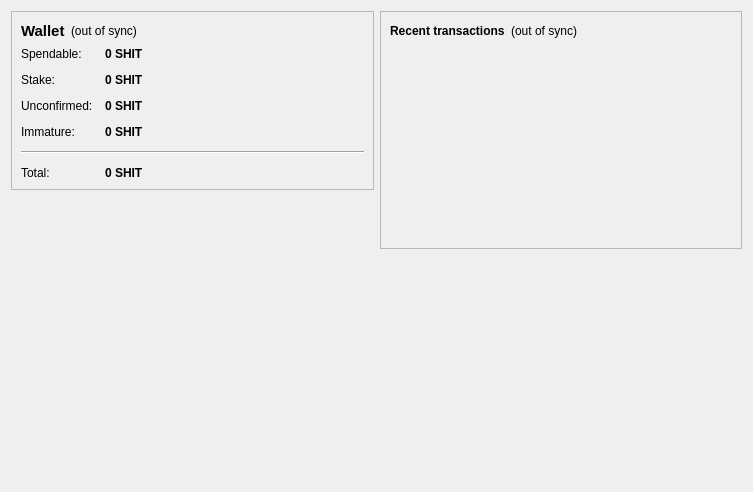
<?xml version="1.0" encoding="UTF-8"?>
<ui version="4.0">
 <class>OverviewPage</class>
 <widget class="QWidget" name="OverviewPage">
  <property name="geometry">
   <rect>
    <x>0</x>
    <y>0</y>
    <width>753</width>
    <height>492</height>
   </rect>
  </property>
  <property name="windowTitle">
   <string>Form</string>
  </property>
  <layout class="QHBoxLayout" name="horizontalLayout" stretch="1,1">
   <item>
    <layout class="QVBoxLayout" name="verticalLayout_2">
     <item>
      <widget class="QFrame" name="frame">
       <property name="frameShape">
        <enum>QFrame::StyledPanel</enum>
       </property>
       <property name="frameShadow">
        <enum>QFrame::Raised</enum>
       </property>
       <layout class="QVBoxLayout" name="verticalLayout_4">
        <item>
         <layout class="QHBoxLayout" name="horizontalLayout_4">
          <item>
           <widget class="QLabel" name="label_5">
            <property name="font">
             <font>
              <pointsize>11</pointsize>
              <weight>75</weight>
              <bold>true</bold>
             </font>
            </property>
            <property name="text">
             <string>Wallet</string>
            </property>
           </widget>
          </item>
          <item>
           <widget class="QLabel" name="labelWalletStatus">
            <property name="toolTip">
             <string>The displayed information may be out of date. Your wallet automatically synchronizes with the shitcoin network after a connection is established, but this process has not completed yet.</string>
            </property>
            <property name="styleSheet">
             <string notr="true"/>
            </property>
            <property name="text">
             <string notr="true">(out of sync)</string>
            </property>
            <property name="alignment">
             <set>Qt::AlignLeading|Qt::AlignLeft|Qt::AlignVCenter</set>
            </property>
           </widget>
          </item>
          <item>
           <spacer name="horizontalSpacer_2">
            <property name="orientation">
             <enum>Qt::Horizontal</enum>
            </property>
            <property name="sizeHint" stdset="0">
             <size>
              <width>40</width>
              <height>20</height>
             </size>
            </property>
           </spacer>
          </item>
         </layout>
        </item>
        <item>
         <layout class="QFormLayout" name="formLayout_2">
          <property name="fieldGrowthPolicy">
           <enum>QFormLayout::AllNonFixedFieldsGrow</enum>
          </property>
          <property name="horizontalSpacing">
           <number>12</number>
          </property>
          <property name="verticalSpacing">
           <number>12</number>
          </property>
          <item row="0" column="0">
           <widget class="QLabel" name="label">
            <property name="text">
             <string>Spendable:</string>
            </property>
           </widget>
          </item>
          <item row="0" column="1">
           <widget class="QLabel" name="labelBalance">
            <property name="font">
             <font>
              <weight>75</weight>
              <bold>true</bold>
             </font>
            </property>
            <property name="cursor">
             <cursorShape>IBeamCursor</cursorShape>
            </property>
            <property name="toolTip">
             <string>Your current spendable balance</string>
            </property>
            <property name="text">
             <string notr="true">0 SHIT</string>
            </property>
            <property name="textInteractionFlags">
             <set>Qt::LinksAccessibleByMouse|Qt::TextSelectableByKeyboard|Qt::TextSelectableByMouse</set>
            </property>
           </widget>
          </item>
          <item row="1" column="0">
           <widget class="QLabel" name="label_6">
            <property name="text">
             <string>Stake:</string>
            </property>
           </widget>
          </item>
          <item row="1" column="1">
           <widget class="QLabel" name="labelStake">
            <property name="font">
             <font>
              <weight>75</weight>
              <bold>true</bold>
             </font>
            </property>
            <property name="cursor">
             <cursorShape>IBeamCursor</cursorShape>
            </property>
            <property name="toolTip">
             <string>Total of coins that was staked, and do not yet count toward the current balance</string>
            </property>
            <property name="text">
             <string notr="true">0 SHIT</string>
            </property>
            <property name="textInteractionFlags">
             <set>Qt::LinksAccessibleByMouse|Qt::TextSelectableByKeyboard|Qt::TextSelectableByMouse</set>
            </property>
           </widget>
          </item>
          <item row="2" column="0">
           <widget class="QLabel" name="label_3">
            <property name="text">
             <string>Unconfirmed:</string>
            </property>
           </widget>
          </item>
          <item row="2" column="1">
           <widget class="QLabel" name="labelUnconfirmed">
            <property name="font">
             <font>
              <weight>75</weight>
              <bold>true</bold>
             </font>
            </property>
            <property name="cursor">
             <cursorShape>IBeamCursor</cursorShape>
            </property>
            <property name="toolTip">
             <string>Total of transactions that have yet to be confirmed, and do not yet count toward the current balance</string>
            </property>
            <property name="text">
             <string notr="true">0 SHIT</string>
            </property>
            <property name="textInteractionFlags">
             <set>Qt::LinksAccessibleByMouse|Qt::TextSelectableByKeyboard|Qt::TextSelectableByMouse</set>
            </property>
           </widget>
          </item>
          <item row="3" column="0">
           <widget class="QLabel" name="labelImmatureText">
            <property name="text">
             <string>Immature:</string>
            </property>
           </widget>
          </item>
          <item row="3" column="1">
           <widget class="QLabel" name="labelImmature">
            <property name="font">
             <font>
              <weight>75</weight>
              <bold>true</bold>
             </font>
            </property>
            <property name="toolTip">
             <string>Mined balance that has not yet matured</string>
            </property>
            <property name="text">
             <string notr="true">0 SHIT</string>
            </property>
            <property name="textInteractionFlags">
             <set>Qt::LinksAccessibleByMouse|Qt::TextSelectableByKeyboard|Qt::TextSelectableByMouse</set>
            </property>
           </widget>
          </item>
          <item row="4" column="0" colspan="2">
           <widget class="Line" name="line">
            <property name="orientation">
             <enum>Qt::Horizontal</enum>
            </property>
           </widget>
          </item>
          <item row="5" column="0">
           <widget class="QLabel" name="labelTotalText">
            <property name="text">
             <string>Total:</string>
            </property>
           </widget>
          </item>
          <item row="5" column="1">
           <widget class="QLabel" name="labelTotal">
            <property name="font">
             <font>
              <weight>75</weight>
              <bold>true</bold>
             </font>
            </property>
            <property name="cursor">
             <cursorShape>IBeamCursor</cursorShape>
            </property>
            <property name="toolTip">
             <string>Your current total balance</string>
            </property>
            <property name="text">
             <string notr="true">0 SHIT</string>
            </property>
            <property name="textInteractionFlags">
             <set>Qt::LinksAccessibleByMouse|Qt::TextSelectableByKeyboard|Qt::TextSelectableByMouse</set>
            </property>
           </widget>
          </item>
         </layout>
        </item>
       </layout>
      </widget>
     </item>
     <item alignment="Qt::AlignHCenter">
      <widget class="QLabel" name="label_7">
       <property name="text">
        <string/>
       </property>
       <property name="pixmap">
        <pixmap resource="../bitcoin.qrc">:/images/about</pixmap>
       </property>
      </widget>
     </item>
     <item>
      <spacer name="verticalSpacer">
       <property name="orientation">
        <enum>Qt::Vertical</enum>
       </property>
       <property name="sizeHint" stdset="0">
        <size>
         <width>20</width>
         <height>40</height>
        </size>
       </property>
      </spacer>
     </item>
    </layout>
   </item>
   <item>
    <layout class="QVBoxLayout" name="verticalLayout_3">
     <item>
      <widget class="QFrame" name="frame_2">
       <property name="frameShape">
        <enum>QFrame::StyledPanel</enum>
       </property>
       <property name="frameShadow">
        <enum>QFrame::Raised</enum>
       </property>
       <layout class="QVBoxLayout" name="verticalLayout">
        <item>
         <layout class="QHBoxLayout" name="horizontalLayout_2">
          <item>
           <widget class="QLabel" name="label_4">
            <property name="text">
             <string>&lt;b&gt;Recent transactions&lt;/b&gt;</string>
            </property>
           </widget>
          </item>
          <item>
           <widget class="QLabel" name="labelTransactionsStatus">
            <property name="toolTip">
             <string>The displayed information may be out of date. Your wallet automatically synchronizes with the shitcoin network after a connection is established, but this process has not completed yet.</string>
            </property>
            <property name="styleSheet">
             <string notr="true"/>
            </property>
            <property name="text">
             <string notr="true">(out of sync)</string>
            </property>
            <property name="alignment">
             <set>Qt::AlignRight|Qt::AlignTrailing|Qt::AlignVCenter</set>
            </property>
           </widget>
          </item>
          <item>
           <spacer name="horizontalSpacer">
            <property name="orientation">
             <enum>Qt::Horizontal</enum>
            </property>
            <property name="sizeHint" stdset="0">
             <size>
              <width>40</width>
              <height>20</height>
             </size>
            </property>
           </spacer>
          </item>
         </layout>
        </item>
        <item>
         <widget class="QListView" name="listTransactions">
          <property name="styleSheet">
           <string notr="true">QListView { background: transparent; }</string>
          </property>
          <property name="frameShape">
           <enum>QFrame::NoFrame</enum>
          </property>
          <property name="verticalScrollBarPolicy">
           <enum>Qt::ScrollBarAlwaysOff</enum>
          </property>
          <property name="horizontalScrollBarPolicy">
           <enum>Qt::ScrollBarAlwaysOff</enum>
          </property>
          <property name="selectionMode">
           <enum>QAbstractItemView::NoSelection</enum>
          </property>
         </widget>
        </item>
       </layout>
      </widget>
     </item>
     <item>
      <spacer name="verticalSpacer_2">
       <property name="orientation">
        <enum>Qt::Vertical</enum>
       </property>
       <property name="sizeHint" stdset="0">
        <size>
         <width>20</width>
         <height>40</height>
        </size>
       </property>
      </spacer>
     </item>
    </layout>
   </item>
  </layout>
 </widget>
 <resources>
  <include location="../bitcoin.qrc"/>
 </resources>
 <connections/>
</ui>
